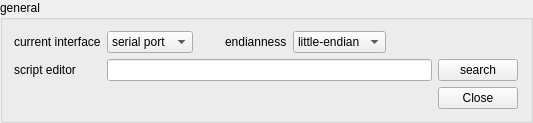
    <widget class="QGroupBox" name="groupBox_2">
     <property name="title">
      <string>general</string>
     </property>
     <layout class="QGridLayout" name="gridLayout_8">
      <property name="rightMargin">
       <number>12</number>
      </property>
      <item row="0" column="0">
       <widget class="QLabel" name="label_25">
        <property name="statusTip">
         <string>the current interface</string>
        </property>
        <property name="text">
         <string>current interface</string>
        </property>
       </widget>
      </item>
      <item row="0" column="1">
       <widget class="QComboBox" name="connectionTypeComboBox">
        <property name="sizePolicy">
         <sizepolicy hsizetype="Minimum" vsizetype="Fixed">
          <horstretch>0</horstretch>
          <verstretch>0</verstretch>
         </sizepolicy>
        </property>
        <property name="maximumSize">
         <size>
          <width>16777215</width>
          <height>16777215</height>
         </size>
        </property>
        <property name="statusTip">
         <string>the current interface</string>
        </property>
        <property name="sizeAdjustPolicy">
         <enum>QComboBox::AdjustToContents</enum>
        </property>
        <item>
         <property name="text">
          <string>serial port</string>
         </property>
        </item>
        <item>
         <property name="text">
          <string>socket</string>
         </property>
        </item>
        <item>
         <property name="text">
          <string>spi master</string>
         </property>
        </item>
        <item>
         <property name="text">
          <string>pcan</string>
         </property>
        </item>
       </widget>
      </item>
      <item row="0" column="5">
       <spacer name="horizontalSpacer_8">
        <property name="orientation">
         <enum>Qt::Horizontal</enum>
        </property>
        <property name="sizeHint" stdset="0">
         <size>
          <width>40</width>
          <height>20</height>
         </size>
        </property>
       </spacer>
      </item>
      <item row="3" column="6">
       <widget class="QPushButton" name="closeButton">
        <property name="text">
         <string>Close</string>
        </property>
       </widget>
      </item>
      <item row="2" column="6">
       <widget class="QPushButton" name="searchScriptEditorPushButton">
        <property name="text">
         <string>search</string>
        </property>
       </widget>
      </item>
      <item row="0" column="3">
       <widget class="QLabel" name="label_26">
        <property name="toolTip">
         <string>endianess of the connected device (is used to interpret the decimals
in the log, the decimal console and the send window)</string>
        </property>
        <property name="text">
         <string>endianness</string>
        </property>
       </widget>
      </item>
      <item row="2" column="1" colspan="5">
       <widget class="DragDropLineEdit" name="scriptEditorPathLineEdit">
        <property name="toolTip">
         <string>path to the external script editor</string>
        </property>
       </widget>
      </item>
      <item row="2" column="0">
       <widget class="QLabel" name="label_24">
        <property name="text">
         <string>script editor</string>
        </property>
       </widget>
      </item>
      <item row="0" column="4">
       <widget class="QComboBox" name="endianessComboBox">
        <property name="sizePolicy">
         <sizepolicy hsizetype="Minimum" vsizetype="Fixed">
          <horstretch>0</horstretch>
          <verstretch>0</verstretch>
         </sizepolicy>
        </property>
        <property name="maximumSize">
         <size>
          <width>16777215</width>
          <height>16777215</height>
         </size>
        </property>
        <property name="toolTip">
         <string>endianess of the connected device (is used to interpret the decimals
in the log, the decimal console and the send window)</string>
        </property>
        <property name="sizeAdjustPolicy">
         <enum>QComboBox::AdjustToContents</enum>
        </property>
        <item>
         <property name="text">
          <string>little-endian</string>
         </property>
        </item>
        <item>
         <property name="text">
          <string>big-endian</string>
         </property>
        </item>
       </widget>
      </item>
      <item row="0" column="2">
       <spacer name="horizontalSpacer">
        <property name="orientation">
         <enum>Qt::Horizontal</enum>
        </property>
        <property name="sizeType">
         <enum>QSizePolicy::Fixed</enum>
        </property>
        <property name="sizeHint" stdset="0">
         <size>
          <width>20</width>
          <height>20</height>
         </size>
        </property>
       </spacer>
      </item>
     </layout>
    </widget>
